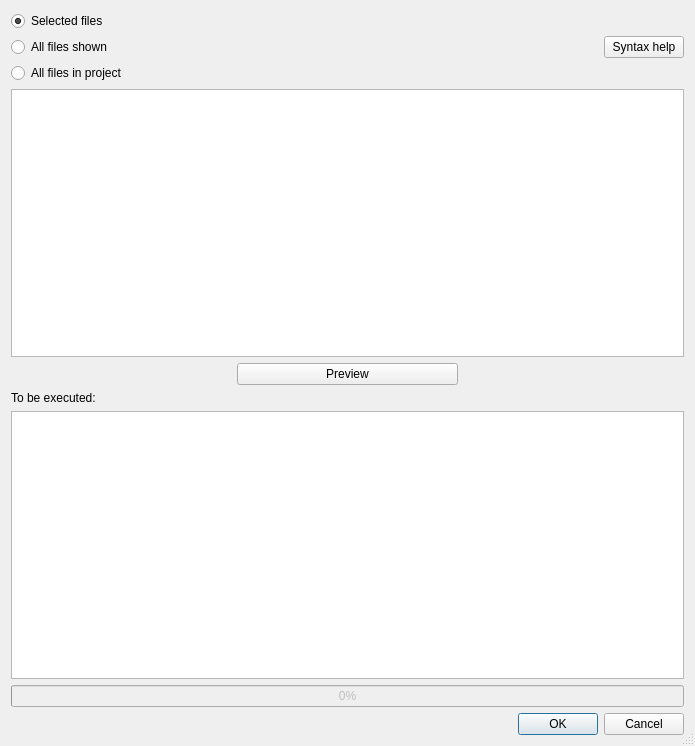
<?xml version="1.0" encoding="UTF-8"?>
<ui version="4.0">
 <class>Process</class>
 <widget class="QDialog" name="Process">
  <property name="geometry">
   <rect>
    <x>0</x>
    <y>0</y>
    <width>695</width>
    <height>746</height>
   </rect>
  </property>
  <property name="windowTitle">
   <string>Process all files</string>
  </property>
  <property name="sizeGripEnabled">
   <bool>true</bool>
  </property>
  <property name="modal">
   <bool>true</bool>
  </property>
  <layout class="QVBoxLayout" name="verticalLayout">
   <item>
    <layout class="QHBoxLayout" name="horizontalLayout_2">
     <item>
      <layout class="QVBoxLayout" name="verticalLayout_2">
       <item>
        <widget class="QRadioButton" name="selectedFilesRadio">
         <property name="text">
          <string>Selected files</string>
         </property>
         <property name="checked">
          <bool>true</bool>
         </property>
        </widget>
       </item>
       <item>
        <widget class="QRadioButton" name="shownFilesRadio">
         <property name="text">
          <string>All files shown</string>
         </property>
        </widget>
       </item>
       <item>
        <widget class="QRadioButton" name="projectFilesRadio">
         <property name="text">
          <string>All files in project</string>
         </property>
        </widget>
       </item>
      </layout>
     </item>
     <item>
      <widget class="QPushButton" name="helpButton">
       <property name="sizePolicy">
        <sizepolicy hsizetype="Maximum" vsizetype="Fixed">
         <horstretch>0</horstretch>
         <verstretch>0</verstretch>
        </sizepolicy>
       </property>
       <property name="maximumSize">
        <size>
         <width>16777215</width>
         <height>16777215</height>
        </size>
       </property>
       <property name="text">
        <string>Syntax help</string>
       </property>
      </widget>
     </item>
    </layout>
   </item>
   <item>
    <widget class="QPlainTextEdit" name="plainTextEdit">
     <property name="font">
      <font>
       <family>Courier New</family>
      </font>
     </property>
    </widget>
   </item>
   <item>
    <layout class="QHBoxLayout" name="horizontalLayout">
     <item>
      <widget class="QLabel" name="label_3">
       <property name="text">
        <string/>
       </property>
      </widget>
     </item>
     <item>
      <widget class="QPushButton" name="previewButton">
       <property name="text">
        <string>Preview</string>
       </property>
      </widget>
     </item>
     <item>
      <widget class="QLabel" name="label_4">
       <property name="text">
        <string/>
       </property>
      </widget>
     </item>
    </layout>
   </item>
   <item>
    <widget class="QLabel" name="label_2">
     <property name="text">
      <string>To be executed:</string>
     </property>
    </widget>
   </item>
   <item>
    <widget class="QTextBrowser" name="textBrowser"/>
   </item>
   <item>
    <widget class="QProgressBar" name="progressBar">
     <property name="enabled">
      <bool>false</bool>
     </property>
     <property name="value">
      <number>0</number>
     </property>
    </widget>
   </item>
   <item>
    <widget class="QDialogButtonBox" name="buttonBox">
     <property name="orientation">
      <enum>Qt::Horizontal</enum>
     </property>
     <property name="standardButtons">
      <set>QDialogButtonBox::Cancel|QDialogButtonBox::Ok</set>
     </property>
    </widget>
   </item>
  </layout>
 </widget>
 <resources/>
 <connections>
  <connection>
   <sender>buttonBox</sender>
   <signal>accepted()</signal>
   <receiver>Process</receiver>
   <slot>accept()</slot>
   <hints>
    <hint type="sourcelabel">
     <x>248</x>
     <y>254</y>
    </hint>
    <hint type="destinationlabel">
     <x>157</x>
     <y>274</y>
    </hint>
   </hints>
  </connection>
  <connection>
   <sender>buttonBox</sender>
   <signal>rejected()</signal>
   <receiver>Process</receiver>
   <slot>reject()</slot>
   <hints>
    <hint type="sourcelabel">
     <x>316</x>
     <y>260</y>
    </hint>
    <hint type="destinationlabel">
     <x>286</x>
     <y>274</y>
    </hint>
   </hints>
  </connection>
 </connections>
</ui>
